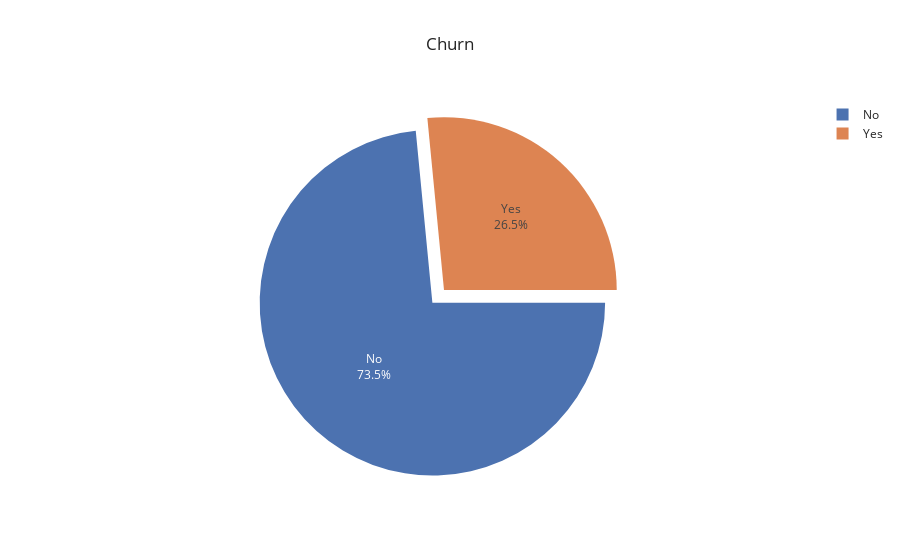

The cell this chart's notebook holds for it:
### Code cell
import plotly.express as px
fig = px.pie(df, names = 'Churn', template = 'seaborn',
            title = 'Churn')
fig.update_traces(rotation=90, pull = [0.1], textinfo = "percent+label")
fig.show()

### Figure 1 — Plotly figure (JSON) as saved in the notebook; plotly's stock layout.template omitted (floating-point values rounded to 4 significant figures; data arrays with more than 128 entries replaced by an {"elided": "..."} marker saying what was removed)
{"data": [{"domain": {"x": [0, 1], "y": [0, 1]}, "hovertemplate": "Churn=%{label}<extra></extra>", "labels": {"elided": "7043 str values"}, "legendgroup": "", "name": "", "pull": [0.1], "rotation": 90, "showlegend": true, "textinfo": "percent+label", "type": "pie"}], "layout": {"legend": {"tracegroupgap": 0}, "title": {"text": "Churn"}}}
